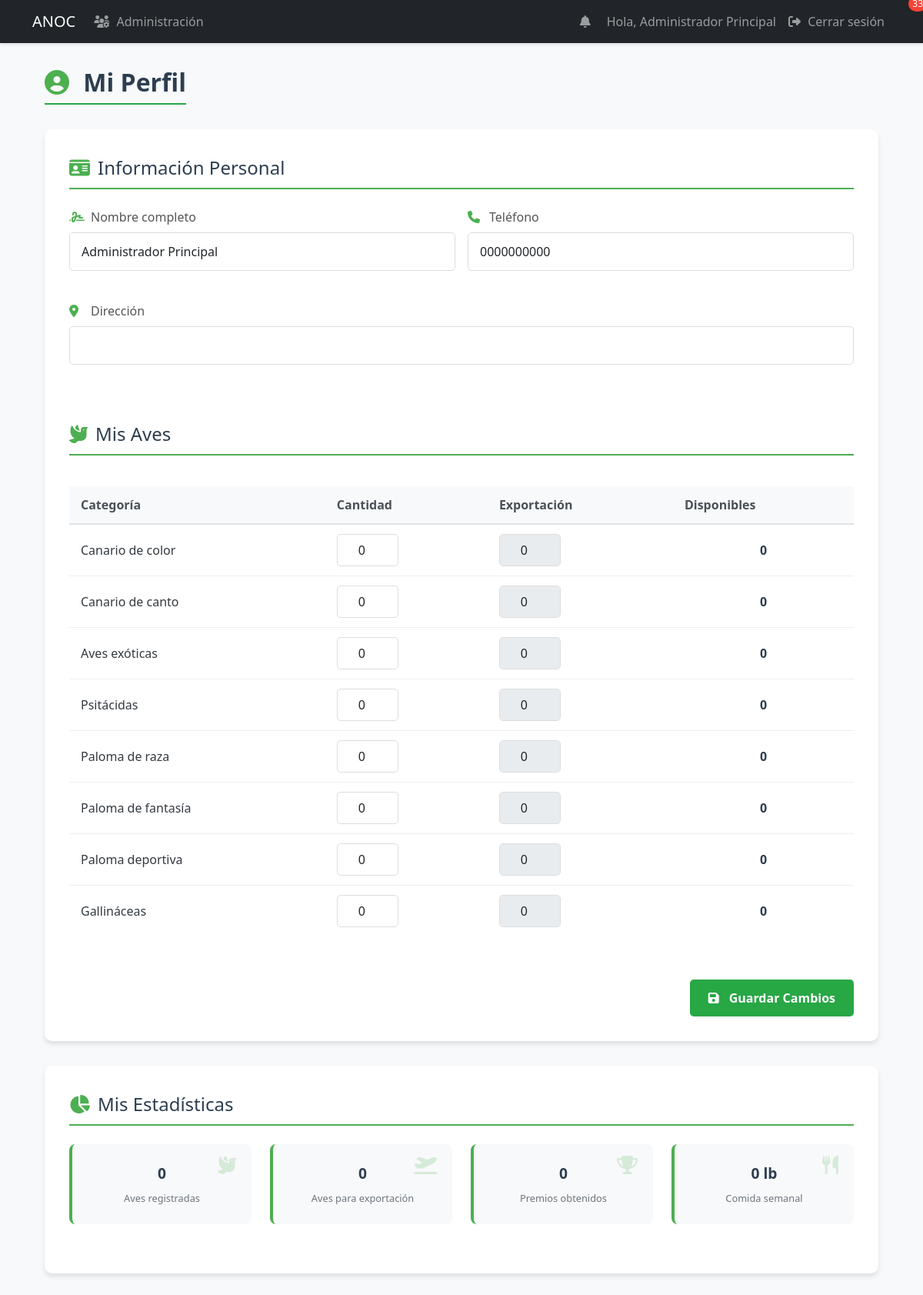
The app's page /profile (signed in) with its own data.
### models.py (models this page shows, shortened)
class User(UserMixin, db.Model):
    id = db.Column(db.Integer, primary_key=True)
    username = db.Column(db.String(80), unique=True, nullable=False, index=True)
    email = db.Column(db.String(120), unique=True, nullable=False, index=True)
    password_hash = db.Column(db.String(128))
    role = db.Column(db.String(20), default='user')  # 'admin', 'specialist', 'dependiente', 'user'
    is_associated = db.Column(db.Boolean, default=False, nullable=False)
    full_name = db.Column(db.String(100), nullable=False)
    phone = db.Column(db.String(20), nullable=False)
    profile_image = db.Column(db.String(255))  # Ruta de la imagen de perfil
    last_login = db.Column(db.DateTime)  # Fecha del último inicio de sesión
    is_active = db.Column(db.Boolean, default=True)  # Para manejar cuentas activas/inactivas
    address = db.Column(db.String(200))  # Nuevo campo para dirección
    birds = db.relationship('UserBirds', backref='user', lazy=True, cascade='all, delete-orphan')
    awards = db.relationship('Award', backref='user', lazy=True, cascade='all, delete-orphan')
    notifications = db.relationship('Notification', backref='user', lazy=True)

class BirdCategory(db.Model):
    id = db.Column(db.Integer, primary_key=True)
    name = db.Column(db.String(100), nullable=False, unique=True)
    parent_category = db.Column(db.String(100))  # Para jerarquías
    resource_needs = db.Column(db.Text)
    description = db.Column(db.Text)  # Descripción más detallada
    birds = db.relationship('UserBirds', backref='category', lazy=True)

### app.py (the view, shortened to what this page needs)
@app.route('/profile', methods=['GET', 'POST'])
@login_required
def profile():
    categories = db.session.execute(select(BirdCategory)).scalars()
    categories = db.session.execute(select(BirdCategory)).scalars()
    return render_template('user/profile.html', categories=categories)

### app.py (called while the page is built)
@login_manager.user_loader
def load_user(user_id):
    return db.session.get(User, int(user_id))

### templates/user/profile.html (shortened to what this page needs)
{% extends "base.html" %}
{% block content %}
<div class="profile-container">
    <div class="profile-header">
        <h2><i class="fas fa-user-circle"></i> Mi Perfil</h2>
    </div>
    <div class="profile-card">
        <form method="POST" action="{{ url_for('profile') }}" id="profile-form">
            <div class="section-title">
                <i class="fas fa-id-card"></i> Información Personal
            </div>
            <div class="row g-3">
                <div class="col-md-6">
                    <div class="form-group">
                        <label><i class="fas fa-signature"></i> Nombre completo</label>
                        <input type="text" class="form-control" name="full_name"
                               value="{{ current_user.full_name }}" required>
                    </div>
                </div>
                <div class="col-md-6">
                    <div class="form-group">
                        <label><i class="fas fa-phone"></i> Teléfono</label>
                        <input type="tel" class="form-control" name="phone"
                               value="{{ current_user.phone }}" required>
                    </div>
                </div>
                <div class="col-12">
                    <div class="form-group">
                        <label><i class="fas fa-map-marker-alt"></i> Dirección</label>
                        <input type="text" class="form-control" name="address"
                               value="{{ current_user.address or '' }}" required>
                    </div>
                </div>
            </div>
            <div class="section-title mt-5">
                <i class="fas fa-dove"></i> Mis Aves
            </div>
            <div class="table-responsive">
                <table class="birds-table">
                    <thead>
                        <tr>
                            <th>Categoría</th>
                            <th>Cantidad</th>
                            <th>Exportación</th>
                            <th>Disponibles</th>
                        </tr>
                    </thead>
                    <tbody>
                        {% for category in categories %}
                        <tr>
                            <td>{{ category.name }}</td>
                            <td>
                                {% set user_bird = current_user.birds|selectattr('category_id', 'equalto', category.id)|first %}
                                <input type="number" class="form-control quantity-input"
                                       name="category_{{ category.id }}"
                                       value="{{ user_bird.quantity if user_bird else 0 }}"
                                       min="0"
                                       data-category="{{ category.id }}"
                                       oninput="updateExportField(this)">
                            </td>
                            <td>
                                {% set user_bird = current_user.birds|selectattr('category_id', 'equalto', category.id)|first %}
                                <input type="number" class="form-control export-input"
                                       name="export_{{ category.id }}"
                                       value="{{ user_bird.export_quantity if user_bird else 0 }}"
                                       min="0"
                                       max="{{ user_bird.quantity if user_bird else 0 }}"
                                       data-category="{{ category.id }}"
                                       {% if not user_bird or user_bird.quantity <= 0 %}disabled{% endif %}>
                            </td>
                            <td class="available-cell">
                                <span id="available-{{ category.id }}">
                                    {{ (user_bird.quantity - user_bird.export_quantity) if user_bird else 0 }}
                                </span>
                            </td>
                        </tr>
                        {% endfor %}
                    </tbody>
                </table>
            </div>
            <div class="form-footer">
                <button type="submit" class="btn-save">
                    <i class="fas fa-save"></i> Guardar Cambios
                </button>
            </div>
        </form>
    </div>
    <div class="stats-card">
        <div class="section-title">
            <i class="fas fa-chart-pie"></i> Mis Estadísticas
        </div>
        <div class="stats-grid">
            <div class="stat-item">
                <div class="stat-value">{{ current_user.birds|sum(attribute='quantity') }}</div>
                <div class="stat-label">Aves registradas</div>
                <i class="stat-icon fas fa-dove"></i>
            </div>
            <div class="stat-item">
                <div class="stat-value">{{ current_user.birds|sum(attribute='export_quantity') }}</div>
                <div class="stat-label">Aves para exportación</div>
                <i class="stat-icon fas fa-plane-departure"></i>
            </div>
            <div class="stat-item">
                <div class="stat-value">{{ current_user.awards|length }}</div>
                <div class="stat-label">Premios obtenidos</div>
                <i class="stat-icon fas fa-trophy"></i>
            </div>
            <div class="stat-item">
                <div class="stat-value">{{ current_user.birds|sum(attribute='food_required') }} lb</div>
                <div class="stat-label">Comida semanal</div>
                <i class="stat-icon fas fa-utensils"></i>
            </div>
        </div>
    </div>
</div>
{% endblock %}

### templates/base.html (shortened to what this page needs)
<!DOCTYPE html>
<html lang="es">
<head>
    <link href="https://cdn.jsdelivr.net/npm/bootstrap@5.3.0/dist/css/bootstrap.min.css" rel="stylesheet">
    <link href="https://cdnjs.cloudflare.com/ajax/libs/font-awesome/6.4.0/css/all.min.css" rel="stylesheet">
    <link rel="stylesheet" href="{{ url_for('static', filename='css/styles.css') }}">
</head>
<body>
    <nav class="navbar navbar-expand-lg navbar-dark bg-dark">
        <div class="container">
            <a class="navbar-brand" href="{{ url_for('dashboard') }}">ANOC</a>
            <div class="collapse navbar-collapse" id="navbarNav">
                <ul class="navbar-nav me-auto">
                    {% if current_user.is_authenticated and current_user.role == 'admin' %}
                        <li class="nav-item">
                            <a class="nav-link" href="{{ url_for('admin_users') }}">
                                <i class="fas fa-users-cog"></i> Administración
                            </a>
                        </li>
                    {% endif %}
                </ul>
                <ul class="navbar-nav">
                    {% if current_user.is_authenticated %}
                        <li class="nav-item">
                            <a class="nav-link" href="{{ url_for('notifications') }}">
                                <i class="fas fa-bell"></i>
                                {% if current_user.is_authenticated %}
                                    {% set unread_count = get_unread_notifications_count(current_user.id) %}
                                    {% if unread_count > 0 %}
                                        <span class="notification-badge">{{ unread_count }}</span>
                                    {% endif %}
                                {% endif %}
                            </a>
                        </li>
                        <li class="nav-item">
                            <span class="nav-link">Hola, {{ current_user.full_name }}</span>
                        </li>
                        <li class="nav-item">
                            <a class="nav-link" href="{{ url_for('logout') }}">
                                <i class="fas fa-sign-out-alt"></i> Cerrar sesión
                            </a>
                        </li>
                    {% else %}
                        <li class="nav-item">
                            <a class="nav-link" href="{{ url_for('login') }}">
                                <i class="fas fa-sign-in-alt"></i> Iniciar sesión
                            </a>
                        </li>
                    {% endif %}
                </ul>
            </div>
        </div>
    </nav>
    <div class="container mt-4">
        {% block content %}{% endblock %}
    </div>
</body>
</html>

### static/css/styles.css (style rules this page uses)
.navbar { box-shadow: 0 2px 4px rgba(0,0,0,0.1); }
.form-group { margin-bottom: 1.5rem; }
.form-group label { display: block; margin-bottom: 0.5rem; font-weight: 500; color: #555; }
.form-control { width: 100%; padding: 12px 15px; border: 1px solid #ddd; border-radius: 5px; font-size: 1rem; }
.profile-container { max-width: 1200px; margin: 2rem auto; padding: 0 1rem; }
.profile-header { display: flex; justify-content: space-between; align-items: center; margin-bottom: 2rem; }
.profile-header h2 { color: #2c3e50; font-weight: 700; font-size: 2rem; margin: 0; }
.profile-header h2 i { color: #4CAF50; margin-right: 10px; }
.profile-card, .stats-card { background: white; border-radius: 10px; box-shadow: 0 4px 6px rgba(0, 0, 0, 0.1); padding: 2rem; margin-bottom: 2rem; }
.section-title { font-size: 1.5rem; color: #2c3e50; margin-bottom: 1.5rem; padding-bottom: 0.5rem; border-bottom: 2px solid #4CAF50; display: flex; align-items: center; }
.section-title i { margin-right: 10px; color: #4CAF50; }
.form-group label { display: block; margin-bottom: 0.5rem; font-weight: 500; color: #555; display: flex; align-items: center; }
.form-group label i { margin-right: 8px; width: 20px; color: #4CAF50; }
.birds-table { width: 100%; border-collapse: collapse; margin: 1rem 0; }
.birds-table th { background-color: #4CAF50; color: white; padding: 12px; text-align: left; }
.birds-table td { padding: 12px; border-bottom: 1px solid #eee; vertical-align: middle; }
.birds-table tr:last-child td { border-bottom: none; }
.birds-table input[type="number"] { width: 80px; text-align: center; padding: 8px; }
.available-cell { font-weight: 600; color: #2c3e50; text-align: center; }
.form-footer { display: flex; justify-content: flex-end; margin-top: 2rem; }
.btn-save { background-color: #4CAF50; color: white; border: none; padding: 12px 24px; border-radius: 5px; font-size: 1rem; font-weight: 600; cursor: pointer; display: flex; align-items: center; gap: 8px; }
.stats-grid { display: grid; grid-template-columns: repeat(auto-fit, minmax(200px, 1fr)); gap: 1.5rem; margin-top: 1.5rem; }
.stat-item { background: #f8f9fa; border-radius: 8px; padding: 1.5rem; text-align: center; position: relative; overflow: hidden; border-left: 4px solid #4CAF50; }
.stat-value { font-size: 2rem; font-weight: 700; color: #2c3e50; margin-bottom: 0.5rem; }
.stat-label { font-size: 0.9rem; color: #6c757d; }
.stat-icon { position: absolute; top: 15px; right: 15px; font-size: 1.5rem; color: rgba(76, 175, 80, 0.2); }
:root { --primary-color: #2c3e50; --secondary-color: #4CAF50; --light-gray: #f8f9fa; --medium-gray: #e9ecef; --dark-gray: #6c757d; --text-color: #495057; --white: #ffffff; }
.stat-item { display: flex; flex-direction: column; align-items: center; }
.stat-value { font-size: 1.5rem; font-weight: 700; color: #2c3e50; }
.stat-label { font-size: 0.8rem; color: #6c757d; }
.birds-table { width: 100%; border-collapse: collapse; margin-bottom: 1.5rem; }
.birds-table th { background-color: #f8f9fa; color: #495057; padding: 12px 15px; text-align: left; font-weight: 600; border-bottom: 2px solid #dee2e6; }
.birds-table td { padding: 12px 15px; border-bottom: 1px solid #eee; vertical-align: middle; }
.stats-grid { display: grid; grid-template-columns: repeat(auto-fit, minmax(220px, 1fr)); gap: 1.5rem; margin-bottom: 2rem; }
.btn-save { background-color: #28a745; color: white; border: none; }
.stat-item .stat-value { font-size: 1.2rem; font-weight: bold; }
.stat-item .stat-label { font-size: 0.8rem; color: #6c757d; }
.notification-badge { background-color: #ff5722; color: white; border-radius: 50%; padding: 2px 6px; font-size: 0.7rem; position: relative; top: -8px; right: -5px; }
.notification-badge { display: inline-block; min-width: 20px; height: 20px; padding: 0 5px; font-size: 12px; line-height: 20px; text-align: center; border-radius: 10px; background-color: #f44336; color: white; position: absolute; top: -5px; right: -5px; }
:root { --primary-green: #28a745; --light-green: #d4edda; --dark-green: #218838; --soft-green: #e8f5e9; --text-dark: #343a40; --text-muted: #6c757d; }
body { background-color: #f8f9fa; color: var(--text-dark); }
h2 { color: var(--primary-green); font-weight: 600; border-bottom: 2px solid var(--primary-green); padding-bottom: 8px; display: inline-block; }
.fas { margin-right: 5px; }

### records on screen
User: full_name "Administrador Principal", phone "0000000000"
BirdCategory: name "Canario de color", quantity "0", export_quantity "0"
BirdCategory: name "Canario de canto", quantity "0", export_quantity "0"
BirdCategory: name "Aves exóticas", quantity "0", export_quantity "0"
BirdCategory: name "Psitácidas", quantity "0", export_quantity "0"
BirdCategory: name "Paloma de raza", quantity "0", export_quantity "0"
BirdCategory: name "Paloma de fantasía", quantity "0", export_quantity "0"
BirdCategory: name "Paloma deportiva", quantity "0", export_quantity "0"
BirdCategory: name "Gallináceas", quantity "0", export_quantity "0"

### other values on screen
{{ current_user.birds|sum(attribute='quantity') }} "0"
{{ current_user.birds|sum(attribute='export_quantity') }} "0"
{{ current_user.awards|length }} "0"
{{ current_user.birds|sum(attribute='food_required') }} "0"
